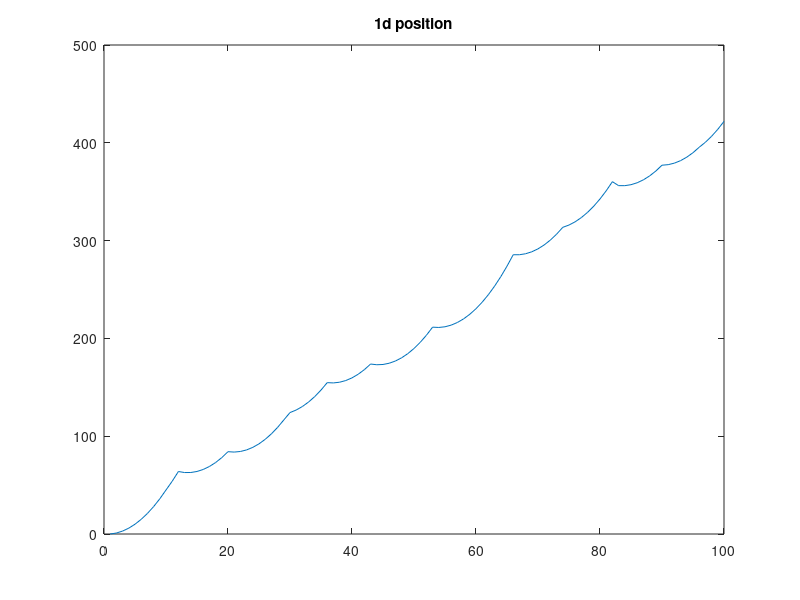
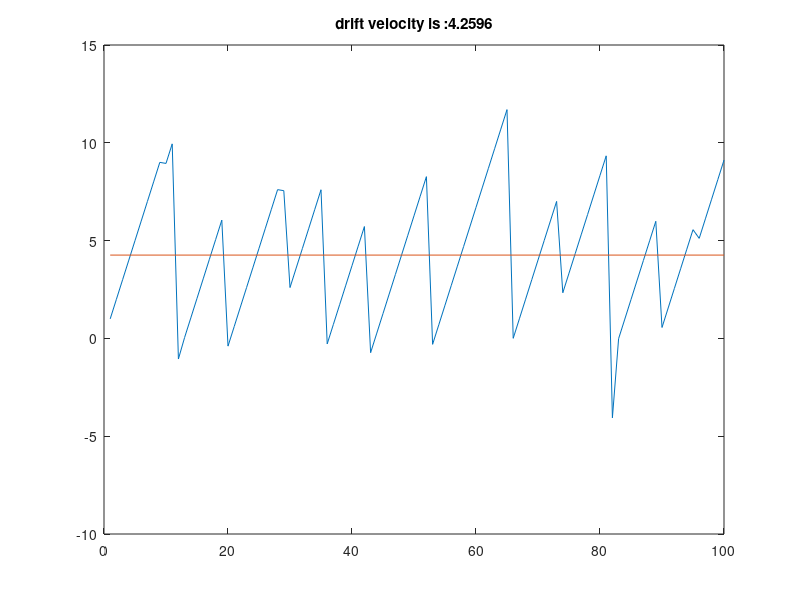
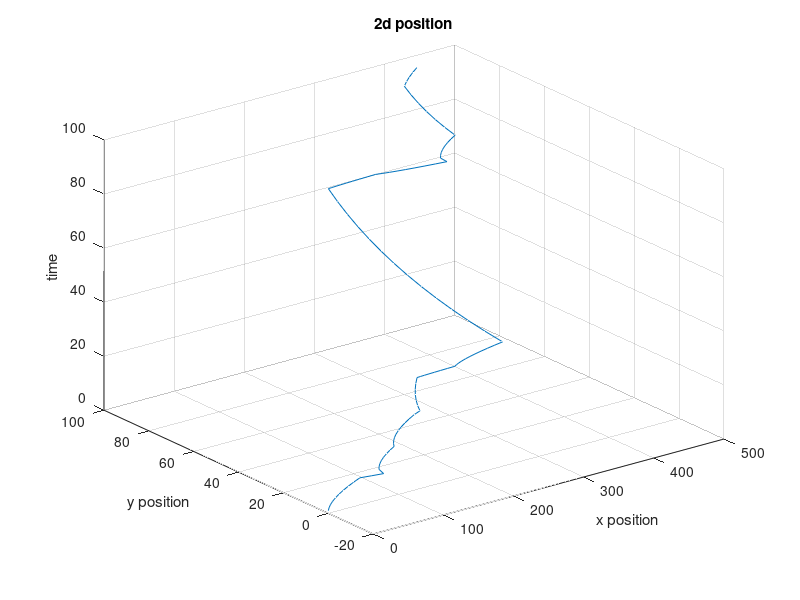

The MATLAB source for these figures, in order:
clear all
y.p=0;
y.v=0;
y.a=0;
x.p=0;
x.v=0;
x.a=1;
pauset=0.02;

MFP=10;


for t=1:100
  
  y.p=y.p+y.v;
  y.v=y.v+y.a;
  
  x.p=x.p+x.v;
  x.v=x.v+x.a;
  
 
 p=1-exp(-MFP/(x.v+0.001))
  
  if(rand()>(1-exp(-MFP/(x.v+0.001))))
      angle=rand()*2*pi;
      newv=x.v*rand();
      x.v=cos(angle)*newv;
      y.v=sin(angle)*newv;
      
  end
  
  xpos(t)=x.p;
  figure(1)
  plot(xpos)
  pause(pauset)
  title('1d position')
  
  all_pos(t,1)=x.p;
  all_pos(t,2)=y.p;
  figure(3)
  plot3(all_pos(:,1),all_pos(:,2),1:t)
  zlim([0 100])
  %xlim([0 100])
  title('2d position')
  zlabel('time')
  ylabel('y position')
  xlabel('x position')
  grid on;
  
  
  xvol(t)=x.v;
  figure(2)
  averagevol=trapz(xvol)/length(xvol);
  plot(1:length(xvol),xvol,[1 length(xvol)],[averagevol averagevol])
  title(strcat('drift velocity is : ',num2str(averagevol)))
  pause(pauset)
  
  
    
end